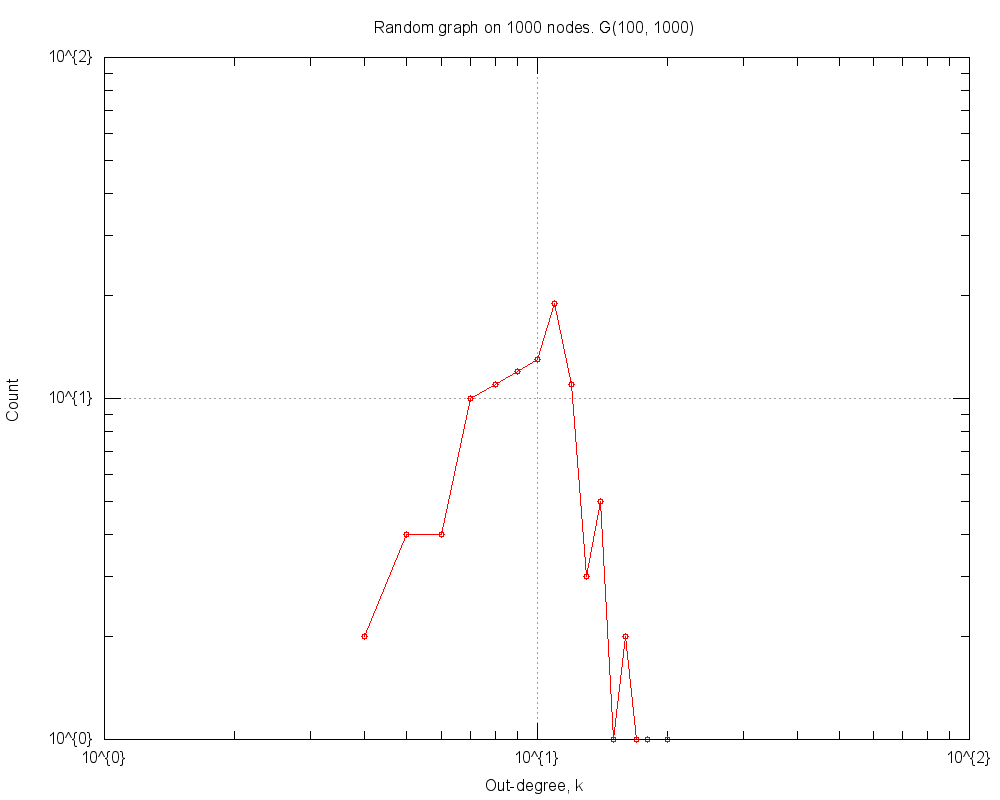

The gnuplot source for this figure:
#
# Random graph on 1000 nodes. G(100, 1000) (Thu Mar 20 17:42:12 2014)
#

set title "Random graph on 1000 nodes. G(100, 1000)"
set key bottom right
set logscale xy 10
set format x "10^{%L}"
set mxtics 10
set format y "10^{%L}"
set mytics 10
set grid
set xlabel "Out-degree, k"
set ylabel "Count"
set tics scale 2
set terminal png size 1000,800
set output 'outDeg.RndGraph.png'
plot 	"outDeg.RndGraph.tab" using 1:2 title "" with linespoints pt 6
